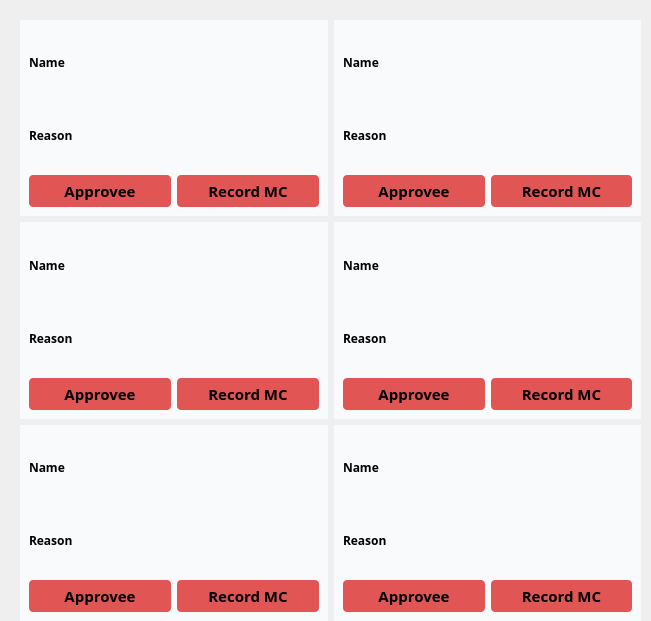
      <widget class="QWidget" name="widget_35" native="true">
       <property name="geometry">
        <rect>
         <x>-1</x>
         <y>-1</y>
         <width>651</width>
         <height>621</height>
        </rect>
       </property>
       <widget class="QWidget" name="layoutWidget_2">
        <property name="geometry">
         <rect>
          <x>20</x>
          <y>20</y>
          <width>621</width>
          <height>601</height>
         </rect>
        </property>
        <layout class="QVBoxLayout" name="verticalLayout_26">
         <item>
          <layout class="QHBoxLayout" name="horizontalLayout_34">
           <item>
            <widget class="QWidget" name="widget_36" native="true">
             <property name="styleSheet">
              <string notr="true">background-color: #f9fafc;</string>
             </property>
             <layout class="QVBoxLayout" name="verticalLayout_27">
              <item>
               <layout class="QVBoxLayout" name="verticalLayout_28">
                <item>
                 <layout class="QHBoxLayout" name="horizontalLayout_35">
                  <item>
                   <widget class="QLabel" name="label_75">
                    <property name="font">
                     <font>
                      <family>Segoe UI Semibold</family>
                      <pointsize>9</pointsize>
                      <weight>75</weight>
                      <bold>true</bold>
                     </font>
                    </property>
                    <property name="text">
                     <string>Name</string>
                    </property>
                    <property name="alignment">
                     <set>Qt::AlignLeading|Qt::AlignLeft|Qt::AlignVCenter</set>
                    </property>
                   </widget>
                  </item>
                  <item>
                   <widget class="QLabel" name="lname">
                    <property name="font">
                     <font>
                      <family>Segoe UI Semibold</family>
                      <pointsize>9</pointsize>
                      <weight>75</weight>
                      <bold>true</bold>
                     </font>
                    </property>
                    <property name="text">
                     <string/>
                    </property>
                    <property name="alignment">
                     <set>Qt::AlignCenter</set>
                    </property>
                   </widget>
                  </item>
                 </layout>
                </item>
                <item>
                 <layout class="QHBoxLayout" name="horizontalLayout_36">
                  <item>
                   <widget class="QLabel" name="label_77">
                    <property name="font">
                     <font>
                      <family>Segoe UI Semibold</family>
                      <pointsize>9</pointsize>
                      <weight>75</weight>
                      <bold>true</bold>
                     </font>
                    </property>
                    <property name="text">
                     <string>Reason</string>
                    </property>
                    <property name="alignment">
                     <set>Qt::AlignLeading|Qt::AlignLeft|Qt::AlignVCenter</set>
                    </property>
                   </widget>
                  </item>
                  <item>
                   <widget class="QLabel" name="lreason">
                    <property name="font">
                     <font>
                      <family>Segoe UI Semibold</family>
                      <pointsize>9</pointsize>
                      <weight>75</weight>
                      <bold>true</bold>
                     </font>
                    </property>
                    <property name="text">
                     <string/>
                    </property>
                    <property name="alignment">
                     <set>Qt::AlignCenter</set>
                    </property>
                   </widget>
                  </item>
                 </layout>
                </item>
                <item>
                 <layout class="QHBoxLayout" name="horizontalLayout_37">
                  <item>
                   <widget class="QPushButton" name="pushButton_46">
                    <property name="font">
                     <font>
                      <family>Segoe UI Semibold</family>
                      <pointsize>-1</pointsize>
                      <weight>75</weight>
                      <bold>true</bold>
                      <underline>false</underline>
                      <strikeout>false</strikeout>
                     </font>
                    </property>
                    <property name="styleSheet">
                     <string notr="true">background-color: #e15554; /* Green */
  width: 100%;
  border: none;
  color: black;
  padding: 5px;
  text-align: center;
  text-decoration: none;
  font-size: 15px;
	border-radius: 4px;</string>
                    </property>
                    <property name="text">
                     <string>Approvee</string>
                    </property>
                   </widget>
                  </item>
                  <item>
                   <widget class="QPushButton" name="pushButton_47">
                    <property name="font">
                     <font>
                      <family>Segoe UI Semibold</family>
                      <pointsize>-1</pointsize>
                      <weight>75</weight>
                      <bold>true</bold>
                      <underline>false</underline>
                      <strikeout>false</strikeout>
                     </font>
                    </property>
                    <property name="styleSheet">
                     <string notr="true">background-color: #e15554; /* Green */
  width: 100%;
  border: none;
  color: black;
  padding: 5px;
  text-align: center;
  text-decoration: none;
  font-size: 15px;
	border-radius: 4px;</string>
                    </property>
                    <property name="text">
                     <string>Record MC</string>
                    </property>
                   </widget>
                  </item>
                 </layout>
                </item>
               </layout>
              </item>
             </layout>
            </widget>
           </item>
           <item>
            <widget class="QWidget" name="widget_37" native="true">
             <property name="styleSheet">
              <string notr="true">background-color: #f9fafc;</string>
             </property>
             <layout class="QVBoxLayout" name="verticalLayout_29">
              <item>
               <layout class="QVBoxLayout" name="verticalLayout_30">
                <item>
                 <layout class="QHBoxLayout" name="horizontalLayout_38">
                  <item>
                   <widget class="QLabel" name="label_79">
                    <property name="font">
                     <font>
                      <family>Segoe UI Semibold</family>
                      <pointsize>9</pointsize>
                      <weight>75</weight>
                      <bold>true</bold>
                     </font>
                    </property>
                    <property name="text">
                     <string>Name</string>
                    </property>
                    <property name="alignment">
                     <set>Qt::AlignLeading|Qt::AlignLeft|Qt::AlignVCenter</set>
                    </property>
                   </widget>
                  </item>
                  <item>
                   <widget class="QLabel" name="lname_4">
                    <property name="font">
                     <font>
                      <family>Segoe UI Semibold</family>
                      <pointsize>9</pointsize>
                      <weight>75</weight>
                      <bold>true</bold>
                     </font>
                    </property>
                    <property name="text">
                     <string/>
                    </property>
                    <property name="alignment">
                     <set>Qt::AlignCenter</set>
                    </property>
                   </widget>
                  </item>
                 </layout>
                </item>
                <item>
                 <layout class="QHBoxLayout" name="horizontalLayout_39">
                  <item>
                   <widget class="QLabel" name="label_81">
                    <property name="font">
                     <font>
                      <family>Segoe UI Semibold</family>
                      <pointsize>9</pointsize>
                      <weight>75</weight>
                      <bold>true</bold>
                     </font>
                    </property>
                    <property name="text">
                     <string>Reason</string>
                    </property>
                    <property name="alignment">
                     <set>Qt::AlignLeading|Qt::AlignLeft|Qt::AlignVCenter</set>
                    </property>
                   </widget>
                  </item>
                  <item>
                   <widget class="QLabel" name="lreason_4">
                    <property name="font">
                     <font>
                      <family>Segoe UI Semibold</family>
                      <pointsize>9</pointsize>
                      <weight>75</weight>
                      <bold>true</bold>
                     </font>
                    </property>
                    <property name="text">
                     <string/>
                    </property>
                    <property name="alignment">
                     <set>Qt::AlignCenter</set>
                    </property>
                   </widget>
                  </item>
                 </layout>
                </item>
                <item>
                 <layout class="QHBoxLayout" name="horizontalLayout_40">
                  <item>
                   <widget class="QPushButton" name="pushButton_48">
                    <property name="font">
                     <font>
                      <family>Segoe UI Semibold</family>
                      <pointsize>-1</pointsize>
                      <weight>75</weight>
                      <bold>true</bold>
                      <underline>false</underline>
                      <strikeout>false</strikeout>
                     </font>
                    </property>
                    <property name="styleSheet">
                     <string notr="true">background-color: #e15554; /* Green */
  width: 100%;
  border: none;
  color: black;
  padding: 5px;
  text-align: center;
  text-decoration: none;
  font-size: 15px;
	border-radius: 4px;</string>
                    </property>
                    <property name="text">
                     <string>Approvee</string>
                    </property>
                   </widget>
                  </item>
                  <item>
                   <widget class="QPushButton" name="pushButton_49">
                    <property name="font">
                     <font>
                      <family>Segoe UI Semibold</family>
                      <pointsize>-1</pointsize>
                      <weight>75</weight>
                      <bold>true</bold>
                      <underline>false</underline>
                      <strikeout>false</strikeout>
                     </font>
                    </property>
                    <property name="styleSheet">
                     <string notr="true">background-color: #e15554; /* Green */
  width: 100%;
  border: none;
  color: black;
  padding: 5px;
  text-align: center;
  text-decoration: none;
  font-size: 15px;
	border-radius: 4px;</string>
                    </property>
                    <property name="text">
                     <string>Record MC</string>
                    </property>
                   </widget>
                  </item>
                 </layout>
                </item>
               </layout>
              </item>
             </layout>
            </widget>
           </item>
          </layout>
         </item>
         <item>
          <layout class="QHBoxLayout" name="horizontalLayout_41">
           <item>
            <widget class="QWidget" name="widget_38" native="true">
             <property name="styleSheet">
              <string notr="true">background-color: #f9fafc;</string>
             </property>
             <layout class="QVBoxLayout" name="verticalLayout_31">
              <item>
               <layout class="QVBoxLayout" name="verticalLayout_32">
                <item>
                 <layout class="QHBoxLayout" name="horizontalLayout_42">
                  <item>
                   <widget class="QLabel" name="label_83">
                    <property name="font">
                     <font>
                      <family>Segoe UI Semibold</family>
                      <pointsize>9</pointsize>
                      <weight>75</weight>
                      <bold>true</bold>
                     </font>
                    </property>
                    <property name="text">
                     <string>Name</string>
                    </property>
                    <property name="alignment">
                     <set>Qt::AlignLeading|Qt::AlignLeft|Qt::AlignVCenter</set>
                    </property>
                   </widget>
                  </item>
                  <item>
                   <widget class="QLabel" name="lname_2">
                    <property name="font">
                     <font>
                      <family>Segoe UI Semibold</family>
                      <pointsize>9</pointsize>
                      <weight>75</weight>
                      <bold>true</bold>
                     </font>
                    </property>
                    <property name="text">
                     <string/>
                    </property>
                    <property name="alignment">
                     <set>Qt::AlignCenter</set>
                    </property>
                   </widget>
                  </item>
                 </layout>
                </item>
                <item>
                 <layout class="QHBoxLayout" name="horizontalLayout_43">
                  <item>
                   <widget class="QLabel" name="label_85">
                    <property name="font">
                     <font>
                      <family>Segoe UI Semibold</family>
                      <pointsize>9</pointsize>
                      <weight>75</weight>
                      <bold>true</bold>
                     </font>
                    </property>
                    <property name="text">
                     <string>Reason</string>
                    </property>
                    <property name="alignment">
                     <set>Qt::AlignLeading|Qt::AlignLeft|Qt::AlignVCenter</set>
                    </property>
                   </widget>
                  </item>
                  <item>
                   <widget class="QLabel" name="lreason_2">
                    <property name="font">
                     <font>
                      <family>Segoe UI Semibold</family>
                      <pointsize>9</pointsize>
                      <weight>75</weight>
                      <bold>true</bold>
                     </font>
                    </property>
                    <property name="text">
                     <string/>
                    </property>
                    <property name="alignment">
                     <set>Qt::AlignCenter</set>
                    </property>
                   </widget>
                  </item>
                 </layout>
                </item>
                <item>
                 <layout class="QHBoxLayout" name="horizontalLayout_44">
                  <item>
                   <widget class="QPushButton" name="pushButton_50">
                    <property name="font">
                     <font>
                      <family>Segoe UI Semibold</family>
                      <pointsize>-1</pointsize>
                      <weight>75</weight>
                      <bold>true</bold>
                      <underline>false</underline>
                      <strikeout>false</strikeout>
                     </font>
                    </property>
                    <property name="styleSheet">
                     <string notr="true">background-color: #e15554; /* Green */
  width: 100%;
  border: none;
  color: black;
  padding: 5px;
  text-align: center;
  text-decoration: none;
  font-size: 15px;
	border-radius: 4px;</string>
                    </property>
                    <property name="text">
                     <string>Approvee</string>
                    </property>
                   </widget>
                  </item>
                  <item>
                   <widget class="QPushButton" name="pushButton_51">
                    <property name="font">
                     <font>
                      <family>Segoe UI Semibold</family>
                      <pointsize>-1</pointsize>
                      <weight>75</weight>
                      <bold>true</bold>
                      <underline>false</underline>
                      <strikeout>false</strikeout>
                     </font>
                    </property>
                    <property name="styleSheet">
                     <string notr="true">background-color: #e15554; /* Green */
  width: 100%;
  border: none;
  color: black;
  padding: 5px;
  text-align: center;
  text-decoration: none;
  font-size: 15px;
	border-radius: 4px;</string>
                    </property>
                    <property name="text">
                     <string>Record MC</string>
                    </property>
                   </widget>
                  </item>
                 </layout>
                </item>
               </layout>
              </item>
             </layout>
            </widget>
           </item>
           <item>
            <widget class="QWidget" name="widget_39" native="true">
             <property name="styleSheet">
              <string notr="true">background-color: #f9fafc;</string>
             </property>
             <layout class="QVBoxLayout" name="verticalLayout_33">
              <item>
               <layout class="QVBoxLayout" name="verticalLayout_34">
                <item>
                 <layout class="QHBoxLayout" name="horizontalLayout_45">
                  <item>
                   <widget class="QLabel" name="label_87">
                    <property name="font">
                     <font>
                      <family>Segoe UI Semibold</family>
                      <pointsize>9</pointsize>
                      <weight>75</weight>
                      <bold>true</bold>
                     </font>
                    </property>
                    <property name="text">
                     <string>Name</string>
                    </property>
                    <property name="alignment">
                     <set>Qt::AlignLeading|Qt::AlignLeft|Qt::AlignVCenter</set>
                    </property>
                   </widget>
                  </item>
                  <item>
                   <widget class="QLabel" name="lname_5">
                    <property name="font">
                     <font>
                      <family>Segoe UI Semibold</family>
                      <pointsize>9</pointsize>
                      <weight>75</weight>
                      <bold>true</bold>
                     </font>
                    </property>
                    <property name="text">
                     <string/>
                    </property>
                    <property name="alignment">
                     <set>Qt::AlignCenter</set>
                    </property>
                   </widget>
                  </item>
                 </layout>
                </item>
                <item>
                 <layout class="QHBoxLayout" name="horizontalLayout_46">
                  <item>
                   <widget class="QLabel" name="label_89">
                    <property name="font">
                     <font>
                      <family>Segoe UI Semibold</family>
                      <pointsize>9</pointsize>
                      <weight>75</weight>
                      <bold>true</bold>
                     </font>
                    </property>
                    <property name="text">
                     <string>Reason</string>
                    </property>
                    <property name="alignment">
                     <set>Qt::AlignLeading|Qt::AlignLeft|Qt::AlignVCenter</set>
                    </property>
                   </widget>
                  </item>
                  <item>
                   <widget class="QLabel" name="lreason_5">
                    <property name="font">
                     <font>
                      <family>Segoe UI Semibold</family>
                      <pointsize>9</pointsize>
                      <weight>75</weight>
                      <bold>true</bold>
                     </font>
                    </property>
                    <property name="text">
                     <string/>
                    </property>
                    <property name="alignment">
                     <set>Qt::AlignCenter</set>
                    </property>
                   </widget>
                  </item>
                 </layout>
                </item>
                <item>
                 <layout class="QHBoxLayout" name="horizontalLayout_47">
                  <item>
                   <widget class="QPushButton" name="pushButton_52">
                    <property name="font">
                     <font>
                      <family>Segoe UI Semibold</family>
                      <pointsize>-1</pointsize>
                      <weight>75</weight>
                      <bold>true</bold>
                      <underline>false</underline>
                      <strikeout>false</strikeout>
                     </font>
                    </property>
                    <property name="styleSheet">
                     <string notr="true">background-color: #e15554; /* Green */
  width: 100%;
  border: none;
  color: black;
  padding: 5px;
  text-align: center;
  text-decoration: none;
  font-size: 15px;
	border-radius: 4px;</string>
                    </property>
                    <property name="text">
                     <string>Approvee</string>
                    </property>
                   </widget>
                  </item>
                  <item>
                   <widget class="QPushButton" name="pushButton_53">
                    <property name="font">
                     <font>
                      <family>Segoe UI Semibold</family>
                      <pointsize>-1</pointsize>
                      <weight>75</weight>
                      <bold>true</bold>
                      <underline>false</underline>
                      <strikeout>false</strikeout>
                     </font>
                    </property>
                    <property name="styleSheet">
                     <string notr="true">background-color: #e15554; /* Green */
  width: 100%;
  border: none;
  color: black;
  padding: 5px;
  text-align: center;
  text-decoration: none;
  font-size: 15px;
	border-radius: 4px;</string>
                    </property>
                    <property name="text">
                     <string>Record MC</string>
                    </property>
                   </widget>
                  </item>
                 </layout>
                </item>
               </layout>
              </item>
             </layout>
            </widget>
           </item>
          </layout>
         </item>
         <item>
          <layout class="QHBoxLayout" name="horizontalLayout_48">
           <item>
            <widget class="QWidget" name="widget_40" native="true">
             <property name="styleSheet">
              <string notr="true">background-color: #f9fafc;</string>
             </property>
             <layout class="QVBoxLayout" name="verticalLayout_35">
              <item>
               <layout class="QVBoxLayout" name="verticalLayout_36">
                <item>
                 <layout class="QHBoxLayout" name="horizontalLayout_49">
                  <item>
                   <widget class="QLabel" name="label_91">
                    <property name="font">
                     <font>
                      <family>Segoe UI Semibold</family>
                      <pointsize>9</pointsize>
                      <weight>75</weight>
                      <bold>true</bold>
                     </font>
                    </property>
                    <property name="text">
                     <string>Name</string>
                    </property>
                    <property name="alignment">
                     <set>Qt::AlignLeading|Qt::AlignLeft|Qt::AlignVCenter</set>
                    </property>
                   </widget>
                  </item>
                  <item>
                   <widget class="QLabel" name="lname_3">
                    <property name="font">
                     <font>
                      <family>Segoe UI Semibold</family>
                      <pointsize>9</pointsize>
                      <weight>75</weight>
                      <bold>true</bold>
                     </font>
                    </property>
                    <property name="text">
                     <string/>
                    </property>
                    <property name="alignment">
                     <set>Qt::AlignCenter</set>
                    </property>
                   </widget>
                  </item>
                 </layout>
                </item>
                <item>
                 <layout class="QHBoxLayout" name="horizontalLayout_50">
                  <item>
                   <widget class="QLabel" name="label_93">
                    <property name="font">
                     <font>
                      <family>Segoe UI Semibold</family>
                      <pointsize>9</pointsize>
                      <weight>75</weight>
                      <bold>true</bold>
                     </font>
                    </property>
                    <property name="text">
                     <string>Reason</string>
                    </property>
                    <property name="alignment">
                     <set>Qt::AlignLeading|Qt::AlignLeft|Qt::AlignVCenter</set>
                    </property>
                   </widget>
                  </item>
                  <item>
                   <widget class="QLabel" name="lreason_3">
                    <property name="font">
                     <font>
                      <family>Segoe UI Semibold</family>
                      <pointsize>9</pointsize>
                      <weight>75</weight>
                      <bold>true</bold>
                     </font>
                    </property>
                    <property name="text">
                     <string/>
                    </property>
                    <property name="alignment">
                     <set>Qt::AlignCenter</set>
                    </property>
                   </widget>
                  </item>
                 </layout>
                </item>
                <item>
                 <layout class="QHBoxLayout" name="horizontalLayout_51">
                  <item>
                   <widget class="QPushButton" name="pushButton_54">
                    <property name="font">
                     <font>
                      <family>Segoe UI Semibold</family>
                      <pointsize>-1</pointsize>
                      <weight>75</weight>
                      <bold>true</bold>
                      <underline>false</underline>
                      <strikeout>false</strikeout>
                     </font>
                    </property>
                    <property name="styleSheet">
                     <string notr="true">background-color: #e15554; /* Green */
  width: 100%;
  border: none;
  color: black;
  padding: 5px;
  text-align: center;
  text-decoration: none;
  font-size: 15px;
	border-radius: 4px;</string>
                    </property>
                    <property name="text">
                     <string>Approvee</string>
                    </property>
                   </widget>
                  </item>
                  <item>
                   <widget class="QPushButton" name="pushButton_55">
                    <property name="font">
                     <font>
                      <family>Segoe UI Semibold</family>
                      <pointsize>-1</pointsize>
                      <weight>75</weight>
                      <bold>true</bold>
                      <underline>false</underline>
                      <strikeout>false</strikeout>
                     </font>
                    </property>
                    <property name="styleSheet">
                     <string notr="true">background-color: #e15554; /* Green */
  width: 100%;
  border: none;
  color: black;
  padding: 5px;
  text-align: center;
  text-decoration: none;
  font-size: 15px;
	border-radius: 4px;</string>
                    </property>
                    <property name="text">
                     <string>Record MC</string>
                    </property>
                   </widget>
                  </item>
                 </layout>
                </item>
               </layout>
              </item>
             </layout>
            </widget>
           </item>
           <item>
            <widget class="QWidget" name="widget_41" native="true">
             <property name="styleSheet">
              <string notr="true">background-color: #f9fafc;</string>
             </property>
             <layout class="QVBoxLayout" name="verticalLayout_37">
              <item>
               <layout class="QVBoxLayout" name="verticalLayout_38">
                <item>
                 <layout class="QHBoxLayout" name="horizontalLayout_52">
                  <item>
                   <widget class="QLabel" name="label_95">
                    <property name="font">
                     <font>
                      <family>Segoe UI Semibold</family>
                      <pointsize>9</pointsize>
                      <weight>75</weight>
                      <bold>true</bold>
                     </font>
                    </property>
                    <property name="text">
                     <string>Name</string>
                    </property>
                    <property name="alignment">
                     <set>Qt::AlignLeading|Qt::AlignLeft|Qt::AlignVCenter</set>
                    </property>
                   </widget>
                  </item>
                  <item>
                   <widget class="QLabel" name="lname_6">
                    <property name="font">
                     <font>
                      <family>Segoe UI Semibold</family>
                      <pointsize>9</pointsize>
                      <weight>75</weight>
                      <bold>true</bold>
                     </font>
                    </property>
                    <property name="text">
                     <string/>
                    </property>
                    <property name="alignment">
                     <set>Qt::AlignCenter</set>
                    </property>
                   </widget>
                  </item>
                 </layout>
                </item>
                <item>
                 <layout class="QHBoxLayout" name="horizontalLayout_53">
                  <item>
                   <widget class="QLabel" name="label_97">
                    <property name="font">
                     <font>
                      <family>Segoe UI Semibold</family>
                      <pointsize>9</pointsize>
                      <weight>75</weight>
                      <bold>true</bold>
                     </font>
                    </property>
                    <property name="text">
                     <string>Reason</string>
                    </property>
                    <property name="alignment">
                     <set>Qt::AlignLeading|Qt::AlignLeft|Qt::AlignVCenter</set>
                    </property>
                   </widget>
                  </item>
                  <item>
                   <widget class="QLabel" name="lreason_6">
                    <property name="font">
                     <font>
                      <family>Segoe UI Semibold</family>
                      <pointsize>9</pointsize>
                      <weight>75</weight>
                      <bold>true</bold>
                     </font>
                    </property>
                    <property name="text">
                     <string/>
                    </property>
                    <property name="alignment">
                     <set>Qt::AlignCenter</set>
                    </property>
                   </widget>
                  </item>
                 </layout>
                </item>
                <item>
                 <layout class="QHBoxLayout" name="horizontalLayout_54">
                  <item>
                   <widget class="QPushButton" name="pushButton_56">
                    <property name="font">
                     <font>
                      <family>Segoe UI Semibold</family>
                      <pointsize>-1</pointsize>
                      <weight>75</weight>
                      <bold>true</bold>
                      <underline>false</underline>
                      <strikeout>false</strikeout>
                     </font>
                    </property>
                    <property name="styleSheet">
                     <string notr="true">background-color: #e15554; /* Green */
  width: 100%;
  border: none;
  color: black;
  padding: 5px;
  text-align: center;
  text-decoration: none;
  font-size: 15px;
	border-radius: 4px;</string>
                    </property>
                    <property name="text">
                     <string>Approvee</string>
                    </property>
                   </widget>
                  </item>
                  <item>
                   <widget class="QPushButton" name="pushButton_57">
                    <property name="font">
                     <font>
                      <family>Segoe UI Semibold</family>
                      <pointsize>-1</pointsize>
                      <weight>75</weight>
                      <bold>true</bold>
                      <underline>false</underline>
                      <strikeout>false</strikeout>
                     </font>
                    </property>
                    <property name="styleSheet">
                     <string notr="true">background-color: #e15554; /* Green */
  width: 100%;
  border: none;
  color: black;
  padding: 5px;
  text-align: center;
  text-decoration: none;
  font-size: 15px;
	border-radius: 4px;</string>
                    </property>
                    <property name="text">
                     <string>Record MC</string>
                    </property>
                   </widget>
                  </item>
                 </layout>
                </item>
               </layout>
              </item>
             </layout>
            </widget>
           </item>
          </layout>
         </item>
        </layout>
       </widget>
      </widget>
